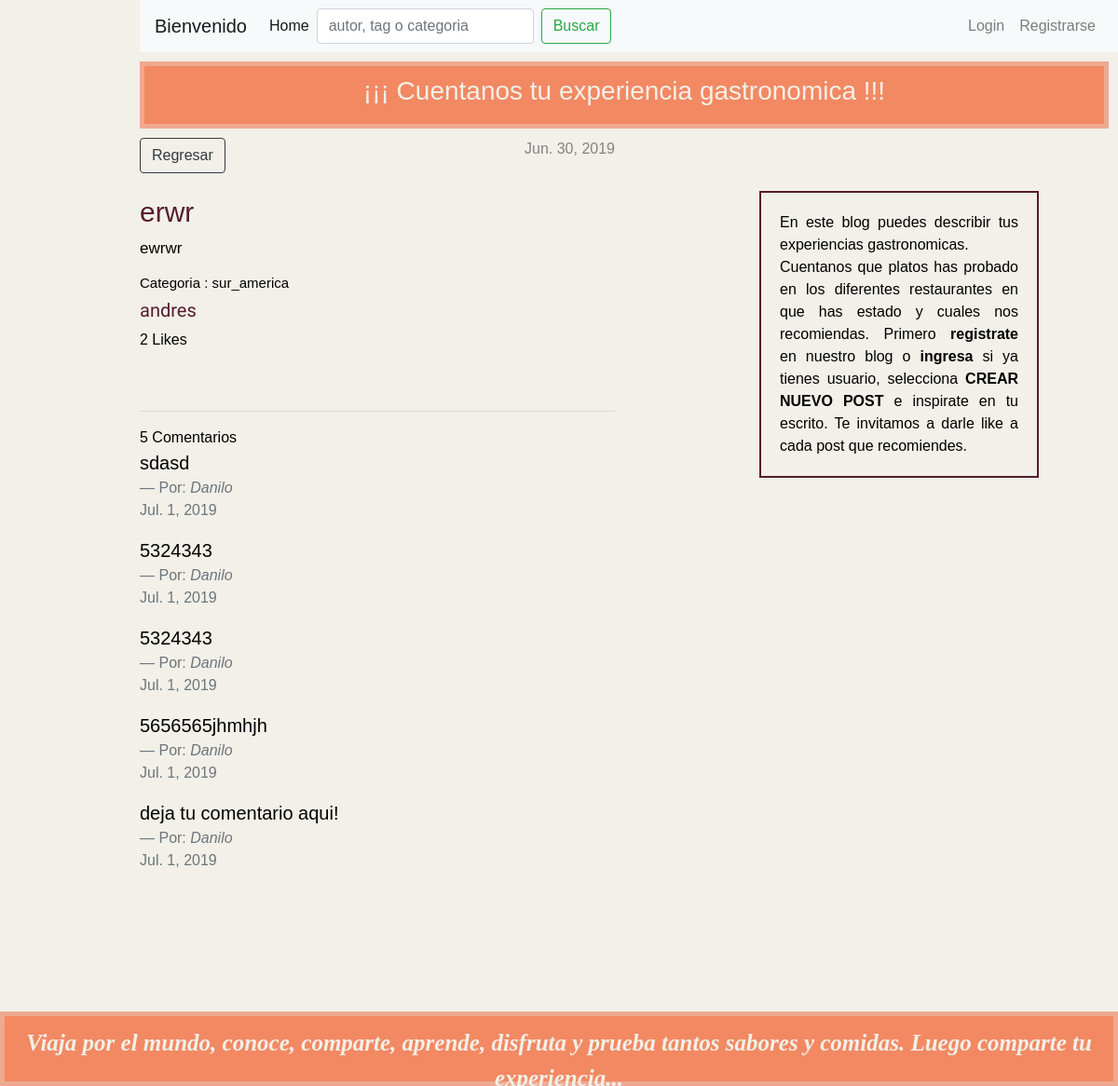
Screenshot of /blog/post/7/ with the database file from the repository.
### restaurante/models.py (models this page shows, shortened)
class PostRestaurant(models.Model):
    autor = models.ForeignKey(User, on_delete=models.PROTECT)
    titulo = models.CharField(max_length=200)
    texto = models.TextField()
    fecha_creacion = models.DateTimeField(auto_now_add=True)
    fecha_publicado = models.DateField(default=date.today)
    fecha_desactivado = models.DateField(blank=True, null=True)
    fecha_edicion = models.DateTimeField(auto_now=True)
    categoria = models.CharField(max_length=50, choices=TIPO_OPCIONES, default=SUR_AMERICA)
    tags = models.CharField(max_length=100, null=True, blank=True, default= 'tag')
    likes = models.ManyToManyField(User, related_name='likes', blank=True)
    def total_likes(self):
        return self.likes.count()
    def get_comentarios(self):
        return  self.comentario_set.all()

class Comentario(models.Model):
    post_restaurant = models.ForeignKey(PostRestaurant, on_delete=models.CASCADE)
    comentarios = models.TextField(max_length=200, default='deja tu comentario aqui!', null=True)
    autor_comentario = models.ForeignKey(User, on_delete=models.PROTECT)
    fecha_comentario = models.DateField(auto_now_add=True)

### restaurante/views.py (the view)
# urls.py: path('post/<int:pk>/', views.post_detail, name='post_detail'),
def post_detail(request, pk):
    post = get_object_or_404(PostRestaurant, pk=pk)
    comentarios = Comentario.objects.filter(post_restaurant=post).order_by('fecha_comentario').reverse()
    is_liked=False
    if request.user.is_authenticated :
        like_user=post.likes.filter(
        username=request.user.username
        )
        if like_user.count()==1:
            is_liked=True
    if request.method=='POST':
        if is_liked==True:
            post.likes.remove(request.user)
        else:
            post.likes.add(request.user)
    if request.method=='POST':
        comentario_form = ComentarioForm(request.POST or None)
        if comentario_form.is_valid():
            texto = request.POST.get('comentarios')
            comentarios = Comentario.objects.create(post_restaurant=post, autor_comentario = request.user,
            comentarios= texto, fecha_comentario=timezone.now(),
            )
            comentarios.save()
            return redirect('restaurante:post_detail', pk=post.pk)
    else:
        comentario_form=ComentarioForm()
    context = {
    'post': post,
    'is_liked' : is_liked,
    'comentarios' : comentarios,
    'comentario_form': comentario_form,
    }
    return render(request, 'restaurante/post_detail.html', context)

### restaurante/forms.py
class ComentarioForm(forms.ModelForm):
    class Meta:
        model = Comentario
        fields = ('comentarios',)

### restaurante/templates/restaurante/post_detail.html (shortened to what this page needs)
{% extends 'restaurante/base.html' %}
{% block content %}
    <div class="post">
        {% if post.fecha_publicado %}
            <div class="date2">
                {{ post.fecha_publicado }}
            </div>
        {% endif %}
        <a class="btn btn btn-outline-dark" href="{% url 'restaurante:post_restaurant' %}">Regresar <span class="sr-only">(current)</span></a>
        <br><br>
        <h2>{{ post.titulo }}</h2>
        <p class="texto">{{ post.texto|linebreaksbr }}</p>
        <h4>Categoria : {{ post.categoria }}</h4>
        <h3>{{ post.autor }}</h3>
        <div id="like-section">
            {% include 'restaurante/like_section.html' %}
        </div>
        <br><br>
        <hr>
        <div id="comentario-section">
        {% include 'restaurante/comentario_section.html' %}
        </div>
    </div>
{% endblock %}

### restaurante/templates/restaurante/like_section.html (shortened to what this page needs)
{{ post.total_likes }} Like{{ post.total_likes|pluralize}}

### restaurante/templates/restaurante/comentario_section.html (shortened to what this page needs)
    <div id="comentario">
        {{ comentarios.count }} Comentarios {{ comentario | pluralize}}
        {% for comentario in post.get_comentarios %}
        <blockquote class="blockquote">
            <p class="mb-0">{{ comentario.comentarios }}</p>
            <footer class="blockquote-footer">Por: <cite title="Source Title"> {{comentario.autor_comentario|capfirst}}</cite> <br>
            {{comentario.fecha_comentario}}</footer>
        </blockquote>
        {% endfor %}
    </div>

### restaurante/static/css/style.css (style rules this page uses)
html { position: relative; min-height: 100%; }
body { padding-left: 150px; color: #000000; margin-bottom: 150px; background-color: #F2F0E8; font-family: sans-serif }
h2 { font-family: sans-serif; font-size: 30px; color: #541C30; }
div div .autor, h3 { font-family: 'Lobster', cursive; color: #541C30; font-size: 20px; }
h4 { font-family: sans-serif; font-size: 15px; }
.texto { font-family: sans-serif; font-size: 17px; }
.date2 { float: right; color: #828282; }

### rows the page displays
PostRestaurant: fecha_publicado "Jun. 30, 2019", titulo "erwr", texto "ewrwr", categoria "sur_america", autor "andres", total_likes "2"
Comentario: comentarios "sdasd", autor_comentario "Danilo", fecha_comentario "Jul. 1, 2019"
Comentario: comentarios "5324343", autor_comentario "Danilo", fecha_comentario "Jul. 1, 2019"
Comentario: comentarios "5324343", autor_comentario "Danilo", fecha_comentario "Jul. 1, 2019"
Comentario: comentarios "5656565jhmhjh", autor_comentario "Danilo", fecha_comentario "Jul. 1, 2019"
Comentario: comentarios "deja tu comentario aqui!", autor_comentario "Danilo", fecha_comentario "Jul. 1, 2019"

### other values shown
{{ comentarios.count }} "5"
